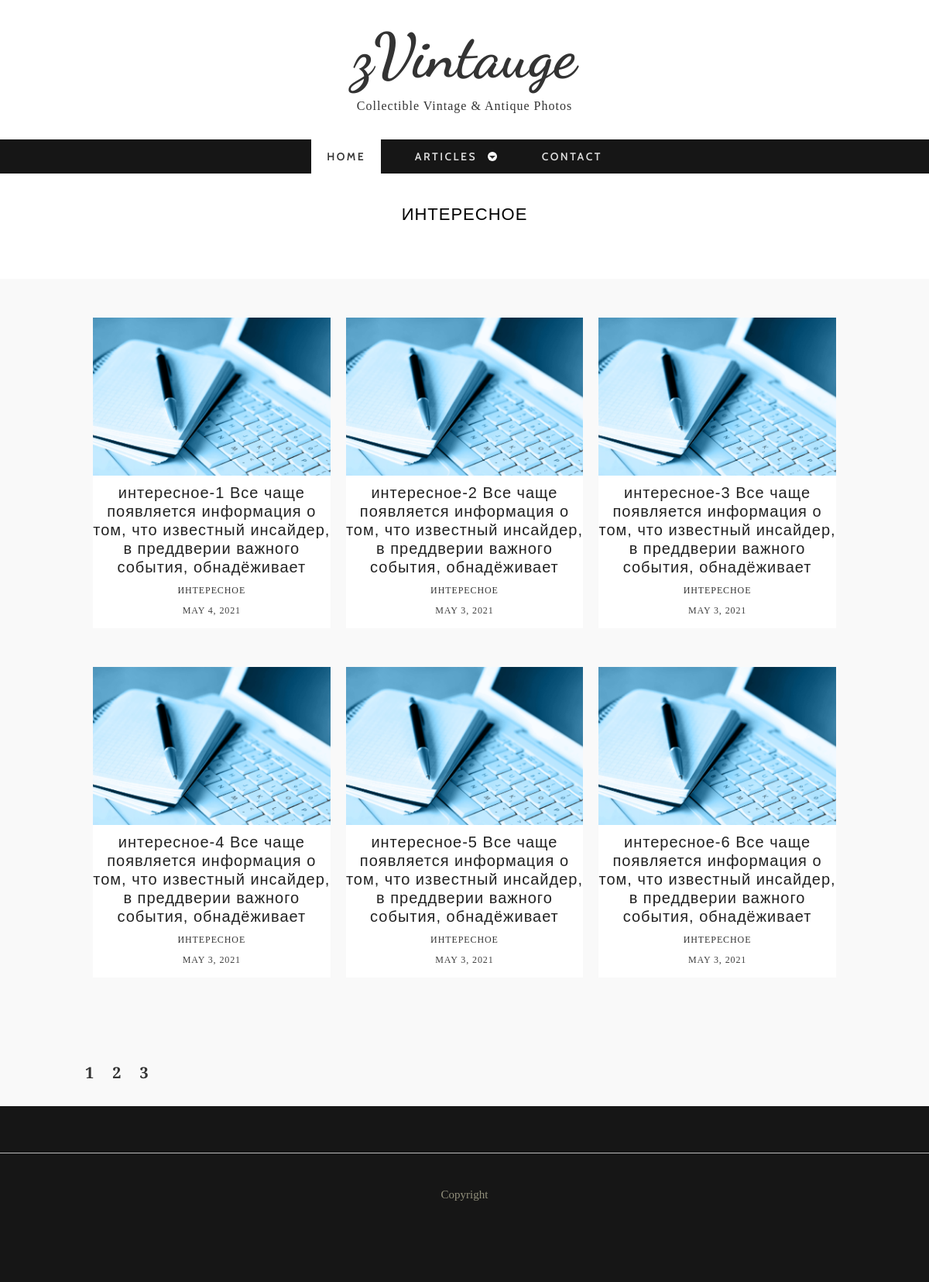
Page /articles/interesting on the committed database.
### tables this page shows
CREATE TABLE `categories` (
  `ID` int(11) NOT NULL,
  `NAME` varchar(255) NOT NULL,
  `CODE` varchar(255) NOT NULL
);

CREATE TABLE `posts` (
  `ID` int(11) NOT NULL,
  `ACTIVE` tinyint(1) NOT NULL,
  `TITLE` varchar(255) NOT NULL,
  `CODE` varchar(255) NOT NULL,
  `CONTENT` text NOT NULL,
  `CATEGORY_ID` int(11) NOT NULL,
  `AUTHOR_ID` int(11) NOT NULL,
  `DATE` datetime NOT NULL
);

### classes/DB.php (called while the page is built, shortened)
<?php
class DB
{
    private static $host = 'localhost';
    private static $database = 'articles';
    private static $user = 'test';
    private static $password = 'test';
    protected static function query($query)
    {
        try {
            $dsn = "mysql:dbname=" . self::$database . ";host=" . self::$host;
            $dbh = new PDO($dsn, self::$user, self::$password);
            $dbh->exec("set names utf8");
            $dbh->setAttribute(PDO::ATTR_ERRMODE, PDO::ERRMODE_EXCEPTION);
        } catch (PDOException $e) {
            die ('Ошибка подключения:' . $e->getMessage());
        }
        $resQuery = [];
        foreach ($dbh->query($query, PDO::FETCH_ASSOC) as $row) {
            $resQuery[] = $row;
        }
        return $resQuery;
    }
}

### classes/categories.php (called while the page is built, shortened)
<?php
require_once $_SERVER["DOCUMENT_ROOT"] . '/classes/DB.php';
class Categories extends DB
{
    public static function getCategoriesList( array $arSelect, array $arFilter, array $arOrder, array $arLimit): array
    {
        $select = !empty($arSelect) ? implode(",", $arSelect) : '*';
        $sql = "SELECT {$select} FROM `categories`";
        if (!empty($arFilter)) {
            $filter = self::editParameters($arFilter, '=', " AND ", '\'');
            $sql .= " WHERE {$filter}";
        }
        $order = !empty($arOrder) ? self::editParameters($arOrder, ' ', ",") : 'ID ASC';
        $sql .= " ORDER BY {$order}";
        return self::query($sql);
    }
    private static function editParameters($arParam, $connector, $separator, $otherConnector = '')
    {
        $array = [];
        foreach ($arParam as $key => $value) {
            $array[] = $key . $connector . $otherConnector . $value . $otherConnector;
        }
        return implode($separator, $array);
    }
}

### controller/init.php (called while the page is built, shortened)
<?php
require_once $_SERVER["DOCUMENT_ROOT"] . '/classes/posts.php';
require_once $_SERVER["DOCUMENT_ROOT"] . '/classes/categories.php';
if (!empty($_REQUEST['category'])) {
    $arCategory = Categories::getCategoriesList(['ID', 'NAME'], ['CODE' => $_REQUEST['category']], [], []);
    $arCategory = $arCategory[0];
    $countPosts = Posts::countPosts(['CATEGORY_ID' => $arCategory['ID']]);
    $pages = ceil($countPosts['COUNT'] / 6);
    $arArticles = [];
    $offset = empty($_REQUEST['page']) || $_REQUEST['page'] == 1 ? 0 : ($_REQUEST['page'] - 1) * 6;
        $arPosts = Posts::getPostsList(['ID', 'ACTIVE', 'TITLE', 'CODE', 'CATEGORY_ID','DATE'], ['CATEGORY_ID' => $arCategory['ID']], ['DATE' => 'DESC'], ['limit' => 6, 'offset' => $offset]);
    foreach ($arPosts as $post) {
        if ($post['ACTIVE'] == true) {
            $post['CATEGORY_NAME'] = $arCategory['NAME'];
            $post['CATEGORY_CODE'] = $_REQUEST['category'];
            $arArticles[] = $post;
        }
    }
}

### classes/posts.php (called while the page is built, shortened)
<?php
    require_once $_SERVER["DOCUMENT_ROOT"] . '/classes/DB.php';
    class Posts extends DB
    {
        public static function getPostsList(array $arSelect, array $arFilter, array $arOrder, array $arLimit): array
        {
            $select = !empty($arSelect) ? implode(",", $arSelect) : '*';
            $sql = "SELECT {$select} FROM `posts`";
            if (!empty($arFilter)) {
                $filter = self::editParameters($arFilter, '=', " AND ", '\'');
                $sql .= " WHERE {$filter}";
            }
            $order = !empty($arOrder) ? self::editParameters($arOrder, ' ', ",") : 'ID ASC';
            $sql .= " ORDER BY {$order}";
            if (!empty($arLimit) && isset($arLimit['limit'])) {
                $sql .= " LIMIT {$arLimit['limit']} ";
                $sql .= isset($arLimit['offset']) ? " OFFSET {$arLimit['offset']} " : "";
            }
            return self::query($sql);
        }
        public static function countPosts($arFilter=[])
        {
            $sql ="SELECT count(*) as COUNT FROM posts";
            if (!empty($arFilter)) {
                $filter = self::editParameters($arFilter, '=', " AND ", '\'');
                $sql.= " WHERE {$filter}";
            }
            return self::query($sql)[0];
        }
        private static function editParameters($arParam, $connector, $separator, $otherConnector = '')
        {
            $array = [];
            foreach ($arParam as $key => $value) {
                $array[] = $key . $connector . $otherConnector . $value . $otherConnector;
            }
            return implode($separator, $array);
        }
    }

### articles/section.php (the view, shortened to what this page needs)
<?php
    require_once $_SERVER["DOCUMENT_ROOT"] . '/controller/init.php';
    require_once $_SERVER["DOCUMENT_ROOT"] . '/includes/header.php';
    ?>
    <div id="container">
        <div class="wrap-container">
            <section class="content-box box-1">
                <div class="zerogrid">
                    <div class="wrap-box">
                        <div class="box-header">
                            <h2><?=ucfirst($arCategory['NAME'])?></h2>
                        </div>
                    </div>
                </div>
            </section>
        </div>
    </div>
    <div id="container">
        <div class="wrap-container">
            <section class="content-box box-style-1 box-2">
                <div class="zerogrid">
                    <div class="wrap-box">
                        <div class="row">
                            <?php if(!empty($arArticles)):
                                foreach ($arArticles as $article):?>
                                    <div class="col-1-3">
                                        <div class="wrap-col">
                                            <article>
                                                <div class="post-thumbnail-wrap">
                                                    <a href="/articles/<?= $article['ID'] ?>" class="portfolio-box">
                                                        <img src="../images/stati.jpg" alt="">
                                                    </a>
                                                </div>
                                                <div class="entry-header ">
                                                    <h3 class="entry-title"><?= $article['TITLE'] ?></h3>
                                                    <div class="l-tags"><a href="/articles/<?= $article['CATEGORY_CODE'] ?>"><?= $article['CATEGORY_NAME'] ?></a>
                                                    </div>
                                                    <div class="l-tags"><?= date('F j, Y', strtotime($article['DATE'])); ?>
                                                    </div>
                                                </div>
                                            </article>
                                        </div>
                                    </div>
                                <?php endforeach;
                            endif; ?>
                        </div>
                    </div>
                    <div class="pages">
                        <?php if(isset($pages)):
                            for($i=1;$i<=$pages; $i++): ?>
                                <a href="/articles/<?= $article['CATEGORY_CODE'] ?>?page=<?= $i ?>"><?= $i ?></a>
                            <?php endfor;
                        endif; ?>
                    </div>
                </div>
            </section>
        </div>
    </div>
<?php
    require_once $_SERVER["DOCUMENT_ROOT"] . '/includes/footer.php';
?>

### css/zerogrid.css (style rules this page uses)
.zerogrid { width: 1000px; position: relative; margin: 0 auto; padding: 0px; }
.zerogrid:after { content: "\0020"; display: block; height: 0; clear: both; visibility: hidden; }
.zerogrid .row:before, .row:after { content: '\0020'; display: block; overflow: hidden; visibility: hidden; width: 0; height: 0; }
.zerogrid .row:after { clear: both; }
.zerogrid .row { zoom: 1; }
.zerogrid .wrap-col { margin: 10px; }
.zerogrid .col-1-2, .zerogrid .col-1-3, .zerogrid .col-2-3, .zerogrid .col-1-4, .zerogrid .col-2-4, .zerogrid .col-3-4, .zerogrid .col-1-5, .zerogrid .col-2-5, .zerogrid .col-3-5, .zerogrid .col-4-5, .zerogrid .col-1-6, .zerogrid .col-2-6, .zerogrid .col-3-6, .zerogrid .col-4-6, .zerogrid .col-5-6 { float: left; display: inline-block; }
.zerogrid .col-1-3, .zerogrid .col-1-3-fixed { width: 33.33%; }

### css/style.css (style rules this page uses)
a, abbr, acronym, address, applet, article, aside, audio, b, blockquote, big, body, center, canvas, caption, cite, code, command, datalist, dd, del, details, dfn, dl, div, dt, em, embed, fieldset, figcaption, figure, font, footer, form, h1, h2, h3, h4, h5, h6, header, hgroup, html, i, iframe, img, ins, kbd, keygen, label, legend, li, meter, nav, object, ol, output, p, pre, progress, q, s, samp, section, small, span, source, strike, strong, sub, sup, table, tbody, tfoot, thead, th, tr, tdvideo, tt, u, ul, var { background: transparent; border: 0 none; font-size: 100%; margin: 0; padding: 0; border: 0; outline: 0; vertical-align: top; }
img { vertical-align: top; }
article, aside, audio, canvas, command, datalist, details, embed, figcaption, figure, footer, header, hgroup, keygen, meter, nav, output, progress, section, source, video { display: block; }
* { -webkit-box-sizing: border-box; -moz-box-sizing: border-box; box-sizing: border-box; }
html { -webkit-text-size-adjust: none; }
img { max-width: 100%; height: auto; width: auto \9; }
a { color: #333; text-decoration: none; }
h1, h2 { font-size: 25px; line-height: 30px; }
h3, h4 { font-size: 20px; line-height: 20px; }
h1, h2, h3, h4, h5, h6 { clear: both; hyphens: auto; color: #000; line-height: 1.2; font-family: 'Montserrat', sans-serif; letter-spacing: 1px; }
.post:after, .post:before, article:after, article:before, section:after, section:before { clear: both; content: '\0020'; display: block; visibility: hidden; width: 0; height: 0; }
html, body { width: 100%; padding: 0; margin: 0; }
body { font: 16px/26px Arial, Helvetica, sans-serif; font-family: 'Crimson Text', serif; background: #fff; }
.content-box .wrap-box { padding: 40px 10px; position: relative; }
.content-box .box-header { margin: 0 0 30px; text-align: center; }
.content-box .box-header h2 { font-size: 22px; display: block; text-transform: uppercase; font-weight: 500; }
.content-box.box-style-1 { background: #f9f9f9; }
.content-box.box-1 { text-align: center; }
article { background: #ffffff; color: #3F3F3F; margin-bottom: 40px; padding-bottom: 10px; }
article:after, article:before { clear: both; content: '\0020'; display: block; visibility: hidden; width: 0; height: 0; }
article .post-thumbnail-wrap { text-align: center; width: 100%; margin-bottom: 10px; }
article h3.entry-title { font-size: 20px; margin: 10px 0 5px; font-weight: 500; letter-spacing: 1px; color: #222; }
article .l-tags { text-align: center; font-size: 12px; font-family: 'Crimson Text', serif; text-transform: uppercase; letter-spacing: .9px; }
article .l-tags a { color: #333; }
article .entry-header { text-align: center; }
.portfolio-box { display: block; position: relative; margin: 0 auto; }
.pages { margin: 30px auto; }
.pages a { font-size: 20px; margin: 0 10px; font-weight: bold; }

### rows in the picture
categories: NAME "ИНТЕРЕСНОЕ"
posts: TITLE "интересное-1 Все чаще появляется информация о том, что известный инсайдер, в преддверии важного события, обнадёживает", CATEGORY_NAME "ИНТЕРЕСНОЕ", DATE "MAY 4, 2021"
posts: TITLE "интересное-3 Все чаще появляется информация о том, что известный инсайдер, в преддверии важного события, обнадёживает", CATEGORY_NAME "ИНТЕРЕСНОЕ", DATE "MAY 3, 2021"
posts: TITLE "интересное-4 Все чаще появляется информация о том, что известный инсайдер, в преддверии важного события, обнадёживает", CATEGORY_NAME "ИНТЕРЕСНОЕ", DATE "MAY 3, 2021"
posts: TITLE "интересное-5 Все чаще появляется информация о том, что известный инсайдер, в преддверии важного события, обнадёживает", CATEGORY_NAME "ИНТЕРЕСНОЕ", DATE "MAY 3, 2021"
posts: TITLE "интересное-6 Все чаще появляется информация о том, что известный инсайдер, в преддверии важного события, обнадёживает", CATEGORY_NAME "ИНТЕРЕСНОЕ", DATE "MAY 3, 2021"

### other values in the picture
$article['TITLE'] "интересное-2 Все чаще появляется информация о том, что известный инсайдер, в преддверии важного события, обнадёживает"
$article['CATEGORY_NAME'] "ИНТЕРЕСНОЕ"
date('F j, Y', strtotime($article['DATE'])) "MAY 3, 2021"
